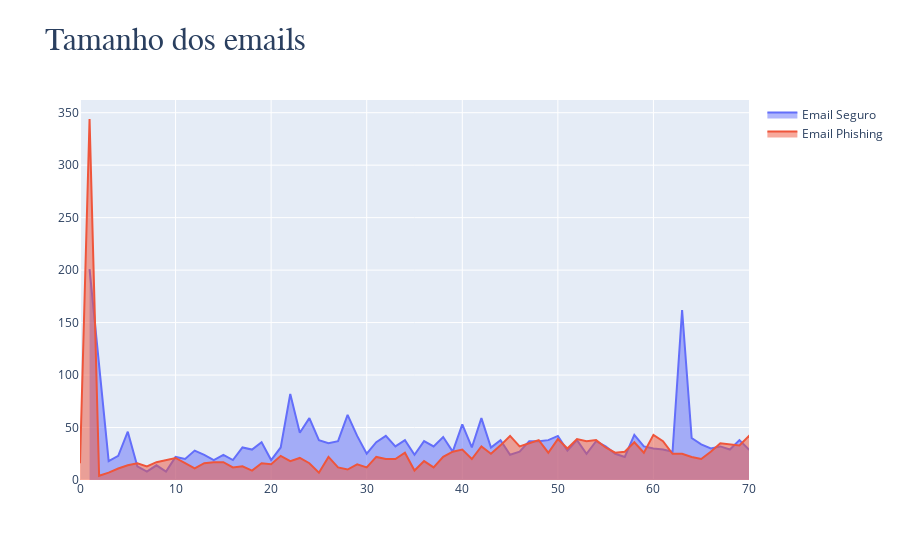

Notebook cell for this chart:
### Markdown cell above
Como podemos ver, as classes estão desequilibradas, então podemos considerar o uso de algum tipo de reamostragem.

### Code cell
ham_df = df[df['Email Type'] == 'Safe Email']['message_len'].value_counts().sort_index()
spam_df = df[df['Email Type'] == 'Phishing Email']['message_len'].value_counts().sort_index()

fig = go.Figure()
fig.add_trace(go.Scatter(
    x=ham_df.index,
    y=ham_df.values,
    name='Email Seguro',
    fill='tozeroy',
))
fig.add_trace(go.Scatter(
    x=spam_df.index,
    y=spam_df.values,
    name='Email Phishing',
    fill='tozeroy',
))
fig.update_layout(
    title='<span style="font-size:32px; font-family:Times New Roman">Tamanho dos emails</span>'
)
fig.update_xaxes(range=[0, 70])
fig.show()

### Figure 1 — Plotly figure (JSON) as saved in the notebook; plotly's stock layout.template omitted (floating-point values rounded to 4 significant figures; data arrays with more than 128 entries replaced by an {"elided": "..."} marker saying what was removed)
{"data": [{"fill": "tozeroy", "name": "Email Seguro", "type": "scatter", "x": {"elided": "1569 int values"}, "y": {"elided": "1569 int values"}}, {"fill": "tozeroy", "name": "Email Phishing", "type": "scatter", "x": {"elided": "1179 int values"}, "y": {"elided": "1179 int values"}}], "layout": {"autosize": true, "title": {"text": "<span style=\"font-size:32px; font-family:Times New Roman\">Tamanho dos emails</span>"}, "xaxis": {"range": [0, 70], "type": "linear"}, "yaxis": {"autorange": true, "range": [0, 362.1], "type": "linear"}}}
